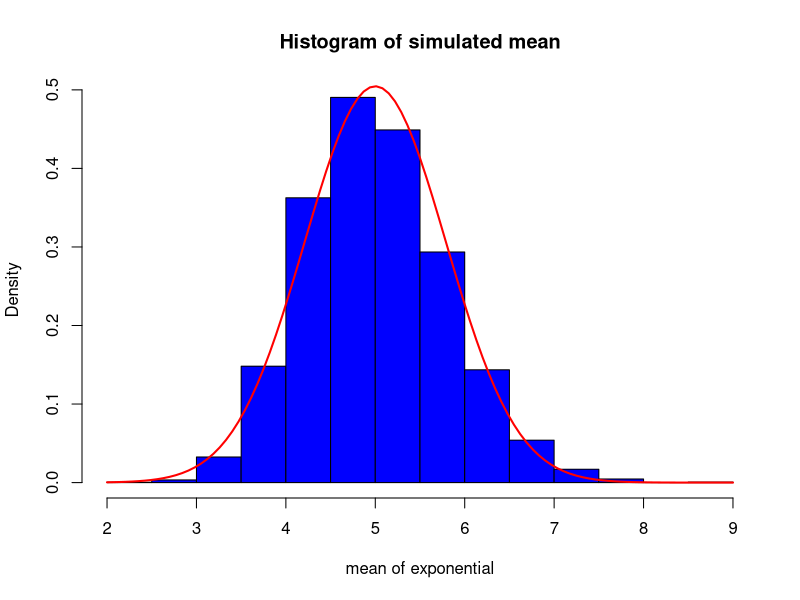
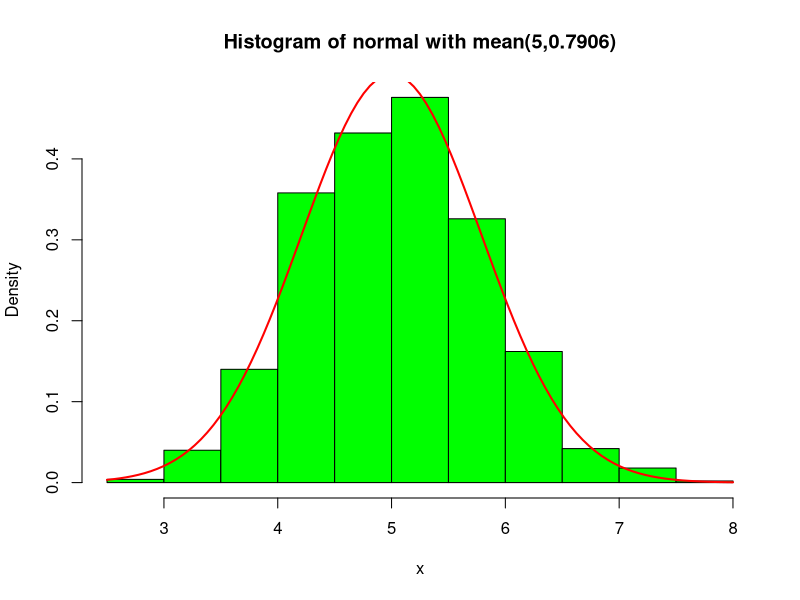

Generate these figures, in order, with R:
## ---- chunk 1
n= 40
lambda = 0.2
k=10000
list_of_exponential = array(1:k)

for(i in 1:k){
  list_of_exponential[i] = mean(rexp(n, lambda))
}

## ---- chunk 2
mean_of_average = mean(list_of_exponential)
mean_of_average
## ---- chunk 3
sd_mean = sd(list_of_exponential)
sd_mean

## ---- chunk 4
std<-((1/lambda)/sqrt(40))
std
## ---- chunk 5
mean(list_of_exponential) + c(-1,1)*1.96*sd(list_of_exponential)/sqrt(nrow(list_of_exponential))

## ---- chunk 6
    hist(list_of_exponential, freq= FALSE, col = "blue", main = "Histogram of simulated mean", xlab = "mean of exponential")
    curve(dnorm(x, mean=5, sd=std), 
          col="red", lwd=2, add=TRUE)


## ---- chunk 7
x<-rnorm(1000,5, std) 
hist(x, freq= FALSE, col = "green",main = "Histogram of normal with mean(5,0.7906)")
curve(dnorm(x, mean=5, sd=std), 
          col="red", lwd=2, add=TRUE)

